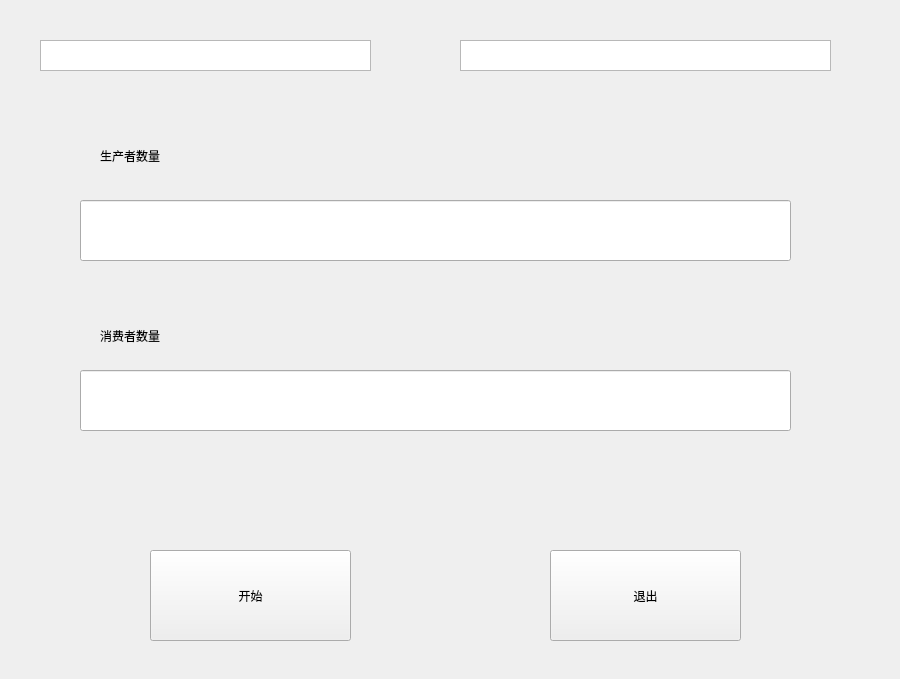
<?xml version="1.0" encoding="UTF-8"?>
<ui version="4.0">
 <class>Widget</class>
 <widget class="QWidget" name="Widget">
  <property name="geometry">
   <rect>
    <x>0</x>
    <y>0</y>
    <width>900</width>
    <height>679</height>
   </rect>
  </property>
  <property name="windowTitle">
   <string>Widget</string>
  </property>
  <widget class="QListWidget" name="Producerlist">
   <property name="geometry">
    <rect>
     <x>40</x>
     <y>40</y>
     <width>331</width>
     <height>31</height>
    </rect>
   </property>
  </widget>
  <widget class="QListWidget" name="Consumerlist">
   <property name="geometry">
    <rect>
     <x>460</x>
     <y>40</y>
     <width>371</width>
     <height>31</height>
    </rect>
   </property>
  </widget>
  <widget class="QPushButton" name="startBtn">
   <property name="geometry">
    <rect>
     <x>150</x>
     <y>550</y>
     <width>201</width>
     <height>91</height>
    </rect>
   </property>
   <property name="text">
    <string>开始</string>
   </property>
  </widget>
  <widget class="QPushButton" name="exitBtn">
   <property name="geometry">
    <rect>
     <x>550</x>
     <y>550</y>
     <width>191</width>
     <height>91</height>
    </rect>
   </property>
   <property name="text">
    <string>退出</string>
   </property>
  </widget>
  <widget class="QLineEdit" name="ProducerNum">
   <property name="geometry">
    <rect>
     <x>80</x>
     <y>200</y>
     <width>711</width>
     <height>61</height>
    </rect>
   </property>
  </widget>
  <widget class="QLineEdit" name="ConsumerNum">
   <property name="geometry">
    <rect>
     <x>80</x>
     <y>370</y>
     <width>711</width>
     <height>61</height>
    </rect>
   </property>
  </widget>
  <widget class="QLabel" name="label">
   <property name="geometry">
    <rect>
     <x>100</x>
     <y>130</y>
     <width>161</width>
     <height>51</height>
    </rect>
   </property>
   <property name="text">
    <string>生产者数量</string>
   </property>
  </widget>
  <widget class="QLabel" name="label_2">
   <property name="geometry">
    <rect>
     <x>100</x>
     <y>310</y>
     <width>161</width>
     <height>51</height>
    </rect>
   </property>
   <property name="text">
    <string>消费者数量</string>
   </property>
  </widget>
 </widget>
 <layoutdefault spacing="6" margin="11"/>
 <resources/>
 <connections>
  <connection>
   <sender>exitBtn</sender>
   <signal>clicked()</signal>
   <receiver>Widget</receiver>
   <slot>close()</slot>
   <hints>
    <hint type="sourcelabel">
     <x>650</x>
     <y>570</y>
    </hint>
    <hint type="destinationlabel">
     <x>402</x>
     <y>307</y>
    </hint>
   </hints>
  </connection>
 </connections>
</ui>
